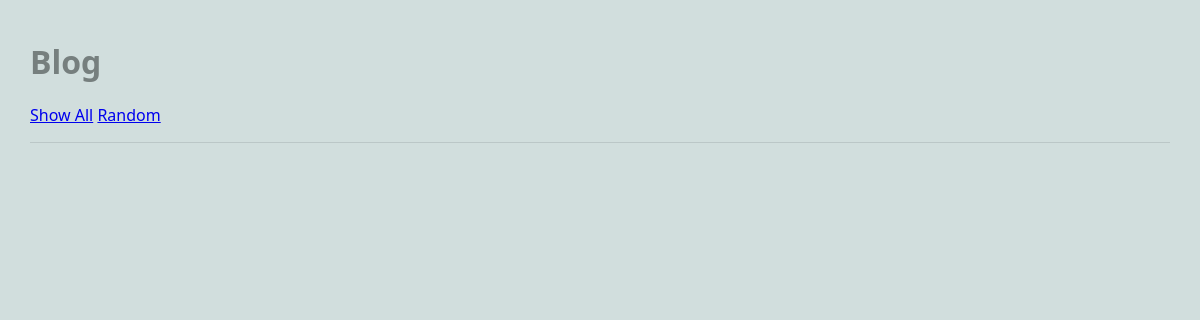
Before: /blog/show_all with the older database file.
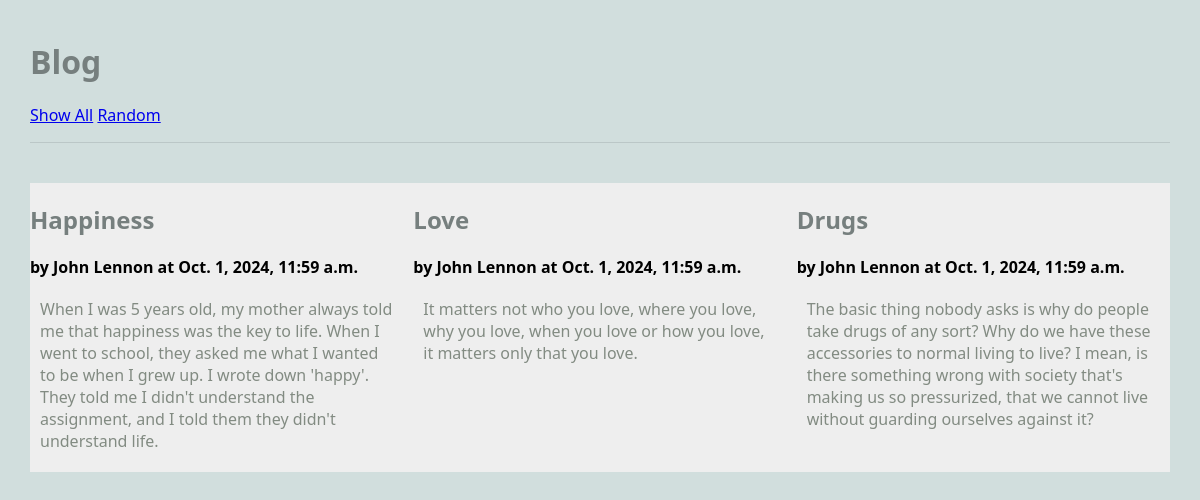
After: the same page with the newer database file.
### blog/models.py (models this page shows, shortened)
class Article(models.Model):
    title = models.TextField(blank=False)
    author = models.TextField(blank=False)
    text = models.TextField(blank=False)
    published = models.DateTimeField(auto_now=True)

### blog/views.py (the view)
# urls.py: path('show_all', views.ShowAllView.as_view(), name='show_all'),
class ShowAllView(ListView):
    model = Article #the model to display
    template_name = 'blog/show_all.html'
    context_object_name = 'articles'

### blog/templates/blog/show_all.html (shortened to what this page needs)
{% extends 'blog/base.html' %}
{% block content %}
<main class="grid-container">
    {% for a in articles %}
    <article>
        <div>
        <h2>{{a.title}}</h2>
        <strong>by {{a.author}} at {{a.published}}</strong>
        <p>
        {{a.text}}
        </p>
        </div>
    </article>
    {% endfor %}
</main>
{% endblock %}

### blog/templates/blog/base.html (shortened to what this page needs)
{% load static %}
<html>
    <head>
        <link rel="stylesheet" href="{% static 'styles-blog.css' %}">
    </head>
    <body>
        <header>
            <h1>Blog</h1>
            <nav>
                <ul>
                    <li><a href="{% url 'show_all' %}">Show All</a></li>
                    <li><a href="{% url 'random' %}">Random</a></li>
                </ul>
            </nav>
        </header>
    {% block content %}
    {% endblock %}
    </body>
</html>

### static/styles-blog.css (style rules this page uses)
body { margin: 30px; background: #d1dedd; font-family:'Segoe UI', Tahoma, Geneva, Verdana, sans-serif; }
ul, li { padding: 0px; list-style-type: none; }
h1, h2, h3 { color: #767f7e; }
p { color: #828b82; }
header { max-width: 1200px; margin: 40px auto; border-bottom: 1px solid #bbc7c7; }
.grid-container { background: #eee; max-width: 900px; display: grid; grid-template-columns: repeat(3, 1fr); grid-gap: 10px; max-width: 1200px; margin: 20px auto; }
article p, article h3 { margin: 20px 10px; }
nav li { display: inline; }

Changed rows visible on the page:
added Article: title "Happiness", author "John Lennon", published "Oct. 1, 2024, 11:59 a.m.", text "When I was 5 years old, my mother always told me that happiness was the key to life. When I went to school, they asked me what I wanted to be when I grew up. I wrote down 'happy'. They told me I didn't understand the assignment, and I told them they didn't understand life."
added Article: title "Love", author "John Lennon", published "Oct. 1, 2024, 11:59 a.m.", text "It matters not who you love, where you love, why you love, when you love or how you love, it matters only that you love."
added Article: title "Drugs", author "John Lennon", published "Oct. 1, 2024, 11:59 a.m.", text "The basic thing nobody asks is why do people take drugs of any sort? Why do we have these accessories to normal living to live? I mean, is there something wrong with society that's making us so pressurized, that we cannot live without guarding ourselves against it?"
